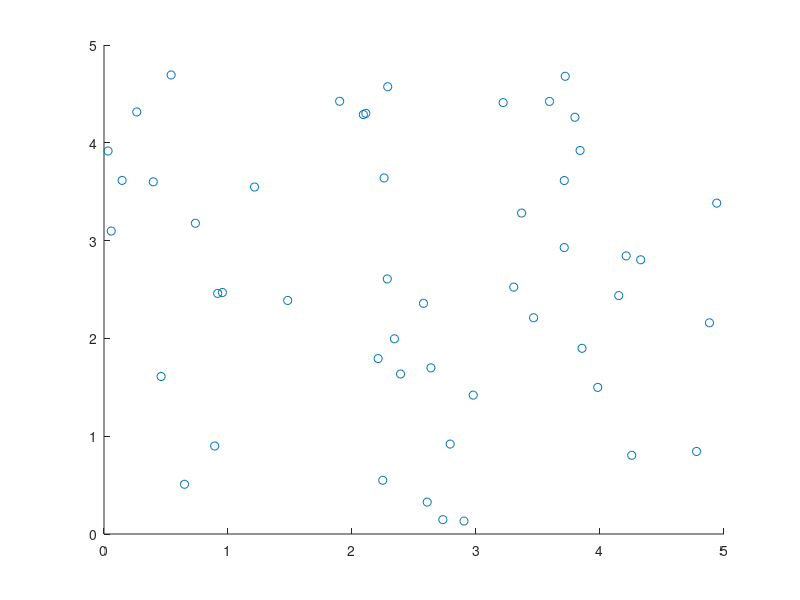

The MATLAB script that drew this image: (Note: this script raises an error after producing the figure.)
x=rand(1,50)*5;
y=rand(1,50)*5;
X = [x;y];
X
scatter(x,y)
[A,b,c,Aeq,beq]= lin(X,2);
lb = zeros(1,2550);
ub = ones(1,2550);
rtn = linprog(c,A,b,Aeq,beq,lb,ub);
rtn
zpq = rtn(1:2500,:);
zz = reshape(zpq,[50,50]);
zz = zz';
yp = rtn(2501:2550,:);
ctr = find(yp);
ctr
% two centers
X = X';
c1 = X(ctr(1),:);
c2 = X(ctr(2),:);
cc = [c1;c2];
plot(cc(:,1),cc(:,2),'*'); 
hold on
%Highlight the two centers 
gp1 = zz(ctr(1),:);
g1 = find(gp1);
gg1 = X(g1,:);
plot(gg1(:,1),gg1(:,2),'o');
gp2 = zz(ctr(2),:);
g2 = find(gp2);
gg2 = X(g2,:);
plot(gg2(:,1),gg2(:,2),'o');
gp = [gp1;gp2];                                                                                                                                                                                                                                                                                                                                                                                                                                                                                                                                                                                                                                                                                                                                                                                                                                                                                                                                                                                                                                                                                                                                                                                                                                                                                                                                                   
hold on